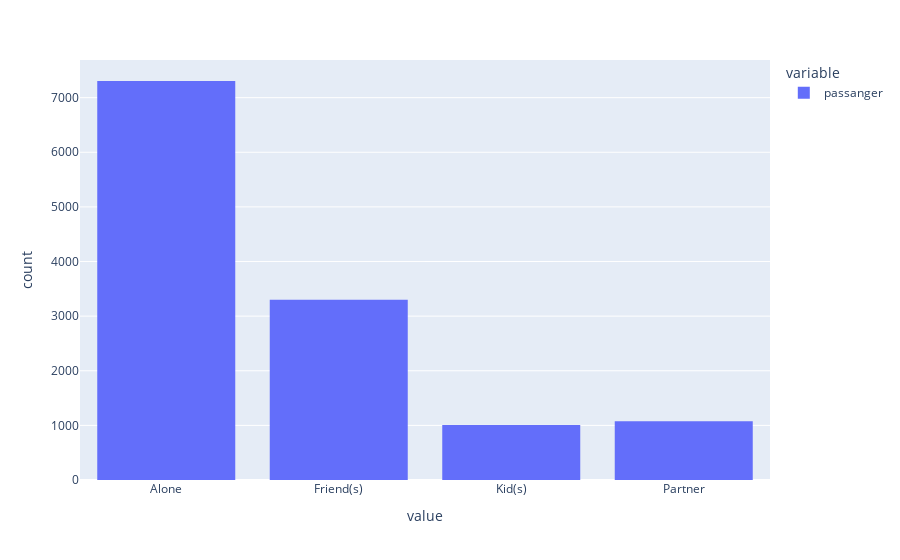

Here is the notebook cell this chart was saved with:
### Code cell
fig = px.histogram(data['passanger'])
fig.show()

### Figure 1 — Plotly figure (JSON) as saved in the notebook; plotly's stock layout.template omitted (floating-point values rounded to 4 significant figures; data arrays with more than 128 entries replaced by an {"elided": "..."} marker saying what was removed)
{"data": [{"alignmentgroup": "True", "bingroup": "x", "hovertemplate": "variable=passanger<br>value=%{x}<br>count=%{y}<extra></extra>", "legendgroup": "passanger", "marker": {"color": "#636efa", "pattern": {"shape": ""}}, "name": "passanger", "offsetgroup": "passanger", "orientation": "v", "showlegend": true, "type": "histogram", "x": {"elided": "12684 str values"}, "xaxis": "x", "yaxis": "y"}], "layout": {"barmode": "relative", "legend": {"title": {"text": "variable"}, "tracegroupgap": 0}, "margin": {"t": 60}, "xaxis": {"anchor": "y", "domain": [0, 1], "title": {"text": "value"}}, "yaxis": {"anchor": "x", "domain": [0, 1], "title": {"text": "count"}}}}
